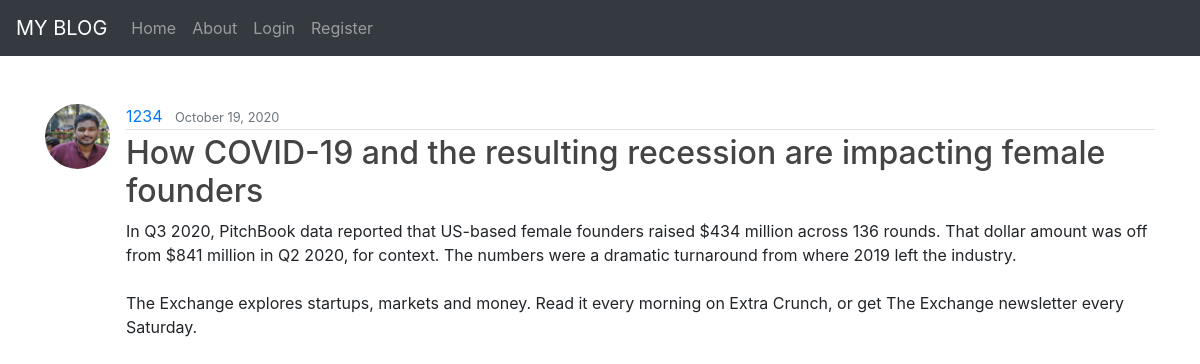
Screenshot of /post/23 with the database file from the repository.
### blogmain/models.py (models this page shows, shortened)
class Post(models.Model):
    title= models.CharField(max_length=100)
    content = models.TextField()
    date_posted = models.DateTimeField(default=timezone.now)
    author = models.ForeignKey(User,on_delete=models.CASCADE)

### users/models.py (models this page shows, shortened)
class Profile(models.Model):
    user = models.OneToOneField(User, on_delete=models.CASCADE)
    image = models.ImageField(default='profile_pics/default.jpg', upload_to='profile_pics')

### blogmain/views.py (the view)
# urls.py: path('post/<int:pk>', PostDetailView.as_view(),name='post-detail'),
class PostDetailView(DetailView):
    model=Post

### blogmain/templates/blogmain/post_detail.html (shortened to what this page needs)
{% extends "blogmain/base.html" %}
{% block content %}
    <article class="media content-section">
        <img class="rounded-circle article-img" src="{{ object.author.profile.image.url}}">
        <div class="media-body">
            <div class="article-metadata">
                <a class="mr-2" href="{% url 'user-posts' object.author.username %}">{{object.author}}</a>
                <small class="text-muted">{{object.date_posted|date:"F j, Y"}}</small>
            </div>
            <h2 class="article-title">{{object.title}}</h2>
            <p class="article-content">{{object.content}}</p>
        </div>
    </article>
{% endblock content %}

### blogmain/static/blogmain/main.css (style rules this page uses)
.article-title { color: #444444; }
.article-content { white-space: pre-line; }
.article-img { height: 65px; width: 65px; margin-right: 16px; }
.article-metadata { padding-bottom: 1px; margin-bottom: 4px; border-bottom: 1px solid #e3e3e3 }

### rows the page displays
Post: author.profile.image (picture), author "1234", date_posted "October 19, 2020", title "How COVID-19 and the resulting recession are impacting female founders", content "In Q3 2020, PitchBook data reported that US-based female founders raised $434 million across 136 rounds. That dollar amount was off from $841 million in Q2 2020, for context. The numbers were a dramatic turnaround from where 2019 left the industry. The Exchange explores startups, markets and money. Read it every morning on Extra Crunch, or get The Exchange newsletter every Saturday."
